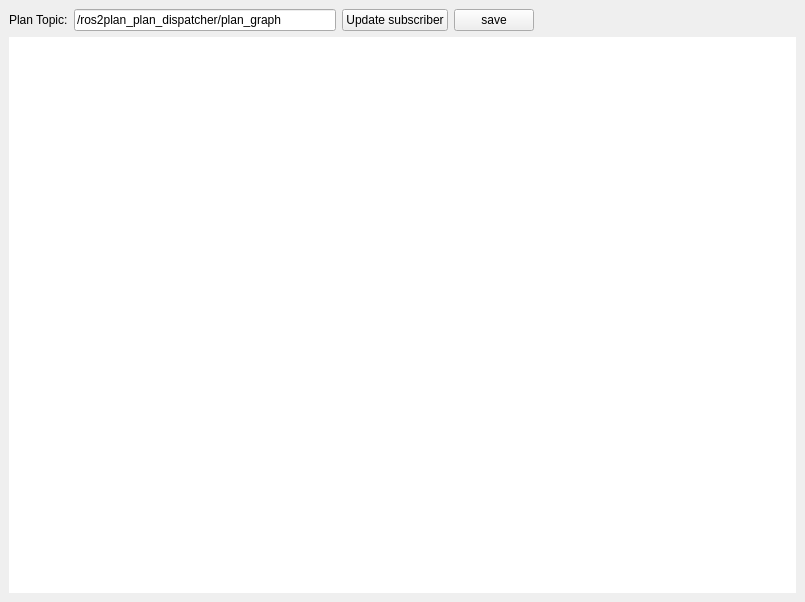
<?xml version="1.0" encoding="UTF-8"?>
<ui version="4.0">
 <class>ROS2PlanEsterelPlanViewer</class>
 <widget class="QWidget" name="ROS2PlanEsterelPlanViewer">
  <property name="geometry">
   <rect>
    <x>0</x>
    <y>0</y>
    <width>805</width>
    <height>602</height>
   </rect>
  </property>
  <property name="sizePolicy">
   <sizepolicy hsizetype="Expanding" vsizetype="Expanding">
    <horstretch>0</horstretch>
    <verstretch>0</verstretch>
   </sizepolicy>
  </property>
  <property name="windowTitle">
   <string>ROS2Plan plan graph viewer</string>
  </property>
  <layout class="QVBoxLayout" name="verticalLayout">
   <property name="spacing">
    <number>6</number>
   </property>
   <property name="leftMargin">
    <number>9</number>
   </property>
   <property name="topMargin">
    <number>9</number>
   </property>
   <property name="rightMargin">
    <number>9</number>
   </property>
   <property name="bottomMargin">
    <number>9</number>
   </property>
   <item>
    <layout class="QHBoxLayout" name="horizontalLayout_2">
     <item>
      <widget class="QLabel" name="label">
       <property name="text">
        <string>Plan Topic:</string>
       </property>
      </widget>
     </item>
     <item>
      <widget class="QLineEdit" name="topicText">
       <property name="enabled">
        <bool>true</bool>
       </property>
       <property name="autoFillBackground">
        <bool>false</bool>
       </property>
       <property name="text">
        <string>/ros2plan_plan_dispatcher/plan_graph</string>
       </property>
       <property name="frame">
        <bool>true</bool>
       </property>
       <property name="readOnly">
        <bool>false</bool>
       </property>
      </widget>
     </item>
     <item>
      <widget class="QPushButton" name="refreshButton">
       <property name="layoutDirection">
        <enum>Qt::LeftToRight</enum>
       </property>
       <property name="text">
        <string>Update subscriber</string>
       </property>
      </widget>
     </item>
     <item>
      <widget class="QPushButton" name="saveButton">
       <property name="text">
        <string>save</string>
       </property>
      </widget>
     </item>
     <item>
      <spacer name="horizontalSpacer_2">
       <property name="orientation">
        <enum>Qt::Horizontal</enum>
       </property>
       <property name="sizeType">
        <enum>QSizePolicy::Expanding</enum>
       </property>
       <property name="sizeHint" stdset="0">
        <size>
         <width>100</width>
         <height>20</height>
        </size>
       </property>
      </spacer>
     </item>
    </layout>
   </item>
   <item>
    <widget class="DotWidget" name="xdot_widget" native="true">
     <property name="sizePolicy">
      <sizepolicy hsizetype="Expanding" vsizetype="Expanding">
       <horstretch>0</horstretch>
       <verstretch>0</verstretch>
      </sizepolicy>
     </property>
     <property name="minimumSize">
      <size>
       <width>100</width>
       <height>100</height>
      </size>
     </property>
     <property name="palette">
      <palette>
       <active>
        <colorrole role="WindowText">
         <brush brushstyle="SolidPattern">
          <color alpha="255">
           <red>0</red>
           <green>0</green>
           <blue>0</blue>
          </color>
         </brush>
        </colorrole>
        <colorrole role="Button">
         <brush brushstyle="SolidPattern">
          <color alpha="255">
           <red>255</red>
           <green>255</green>
           <blue>255</blue>
          </color>
         </brush>
        </colorrole>
        <colorrole role="Light">
         <brush brushstyle="SolidPattern">
          <color alpha="255">
           <red>255</red>
           <green>255</green>
           <blue>255</blue>
          </color>
         </brush>
        </colorrole>
        <colorrole role="Midlight">
         <brush brushstyle="SolidPattern">
          <color alpha="255">
           <red>255</red>
           <green>255</green>
           <blue>255</blue>
          </color>
         </brush>
        </colorrole>
        <colorrole role="Dark">
         <brush brushstyle="SolidPattern">
          <color alpha="255">
           <red>127</red>
           <green>127</green>
           <blue>127</blue>
          </color>
         </brush>
        </colorrole>
        <colorrole role="Mid">
         <brush brushstyle="SolidPattern">
          <color alpha="255">
           <red>170</red>
           <green>170</green>
           <blue>170</blue>
          </color>
         </brush>
        </colorrole>
        <colorrole role="Text">
         <brush brushstyle="SolidPattern">
          <color alpha="255">
           <red>0</red>
           <green>0</green>
           <blue>0</blue>
          </color>
         </brush>
        </colorrole>
        <colorrole role="BrightText">
         <brush brushstyle="SolidPattern">
          <color alpha="255">
           <red>255</red>
           <green>255</green>
           <blue>255</blue>
          </color>
         </brush>
        </colorrole>
        <colorrole role="ButtonText">
         <brush brushstyle="SolidPattern">
          <color alpha="255">
           <red>0</red>
           <green>0</green>
           <blue>0</blue>
          </color>
         </brush>
        </colorrole>
        <colorrole role="Base">
         <brush brushstyle="SolidPattern">
          <color alpha="255">
           <red>255</red>
           <green>255</green>
           <blue>255</blue>
          </color>
         </brush>
        </colorrole>
        <colorrole role="Window">
         <brush brushstyle="SolidPattern">
          <color alpha="255">
           <red>255</red>
           <green>255</green>
           <blue>255</blue>
          </color>
         </brush>
        </colorrole>
        <colorrole role="Shadow">
         <brush brushstyle="SolidPattern">
          <color alpha="255">
           <red>0</red>
           <green>0</green>
           <blue>0</blue>
          </color>
         </brush>
        </colorrole>
        <colorrole role="AlternateBase">
         <brush brushstyle="SolidPattern">
          <color alpha="255">
           <red>255</red>
           <green>255</green>
           <blue>255</blue>
          </color>
         </brush>
        </colorrole>
        <colorrole role="ToolTipBase">
         <brush brushstyle="SolidPattern">
          <color alpha="255">
           <red>255</red>
           <green>255</green>
           <blue>220</blue>
          </color>
         </brush>
        </colorrole>
        <colorrole role="ToolTipText">
         <brush brushstyle="SolidPattern">
          <color alpha="255">
           <red>0</red>
           <green>0</green>
           <blue>0</blue>
          </color>
         </brush>
        </colorrole>
       </active>
       <inactive>
        <colorrole role="WindowText">
         <brush brushstyle="SolidPattern">
          <color alpha="255">
           <red>0</red>
           <green>0</green>
           <blue>0</blue>
          </color>
         </brush>
        </colorrole>
        <colorrole role="Button">
         <brush brushstyle="SolidPattern">
          <color alpha="255">
           <red>255</red>
           <green>255</green>
           <blue>255</blue>
          </color>
         </brush>
        </colorrole>
        <colorrole role="Light">
         <brush brushstyle="SolidPattern">
          <color alpha="255">
           <red>255</red>
           <green>255</green>
           <blue>255</blue>
          </color>
         </brush>
        </colorrole>
        <colorrole role="Midlight">
         <brush brushstyle="SolidPattern">
          <color alpha="255">
           <red>255</red>
           <green>255</green>
           <blue>255</blue>
          </color>
         </brush>
        </colorrole>
        <colorrole role="Dark">
         <brush brushstyle="SolidPattern">
          <color alpha="255">
           <red>127</red>
           <green>127</green>
           <blue>127</blue>
          </color>
         </brush>
        </colorrole>
        <colorrole role="Mid">
         <brush brushstyle="SolidPattern">
          <color alpha="255">
           <red>170</red>
           <green>170</green>
           <blue>170</blue>
          </color>
         </brush>
        </colorrole>
        <colorrole role="Text">
         <brush brushstyle="SolidPattern">
          <color alpha="255">
           <red>0</red>
           <green>0</green>
           <blue>0</blue>
          </color>
         </brush>
        </colorrole>
        <colorrole role="BrightText">
         <brush brushstyle="SolidPattern">
          <color alpha="255">
           <red>255</red>
           <green>255</green>
           <blue>255</blue>
          </color>
         </brush>
        </colorrole>
        <colorrole role="ButtonText">
         <brush brushstyle="SolidPattern">
          <color alpha="255">
           <red>0</red>
           <green>0</green>
           <blue>0</blue>
          </color>
         </brush>
        </colorrole>
        <colorrole role="Base">
         <brush brushstyle="SolidPattern">
          <color alpha="255">
           <red>255</red>
           <green>255</green>
           <blue>255</blue>
          </color>
         </brush>
        </colorrole>
        <colorrole role="Window">
         <brush brushstyle="SolidPattern">
          <color alpha="255">
           <red>255</red>
           <green>255</green>
           <blue>255</blue>
          </color>
         </brush>
        </colorrole>
        <colorrole role="Shadow">
         <brush brushstyle="SolidPattern">
          <color alpha="255">
           <red>0</red>
           <green>0</green>
           <blue>0</blue>
          </color>
         </brush>
        </colorrole>
        <colorrole role="AlternateBase">
         <brush brushstyle="SolidPattern">
          <color alpha="255">
           <red>255</red>
           <green>255</green>
           <blue>255</blue>
          </color>
         </brush>
        </colorrole>
        <colorrole role="ToolTipBase">
         <brush brushstyle="SolidPattern">
          <color alpha="255">
           <red>255</red>
           <green>255</green>
           <blue>220</blue>
          </color>
         </brush>
        </colorrole>
        <colorrole role="ToolTipText">
         <brush brushstyle="SolidPattern">
          <color alpha="255">
           <red>0</red>
           <green>0</green>
           <blue>0</blue>
          </color>
         </brush>
        </colorrole>
       </inactive>
       <disabled>
        <colorrole role="WindowText">
         <brush brushstyle="SolidPattern">
          <color alpha="255">
           <red>127</red>
           <green>127</green>
           <blue>127</blue>
          </color>
         </brush>
        </colorrole>
        <colorrole role="Button">
         <brush brushstyle="SolidPattern">
          <color alpha="255">
           <red>255</red>
           <green>255</green>
           <blue>255</blue>
          </color>
         </brush>
        </colorrole>
        <colorrole role="Light">
         <brush brushstyle="SolidPattern">
          <color alpha="255">
           <red>255</red>
           <green>255</green>
           <blue>255</blue>
          </color>
         </brush>
        </colorrole>
        <colorrole role="Midlight">
         <brush brushstyle="SolidPattern">
          <color alpha="255">
           <red>255</red>
           <green>255</green>
           <blue>255</blue>
          </color>
         </brush>
        </colorrole>
        <colorrole role="Dark">
         <brush brushstyle="SolidPattern">
          <color alpha="255">
           <red>127</red>
           <green>127</green>
           <blue>127</blue>
          </color>
         </brush>
        </colorrole>
        <colorrole role="Mid">
         <brush brushstyle="SolidPattern">
          <color alpha="255">
           <red>170</red>
           <green>170</green>
           <blue>170</blue>
          </color>
         </brush>
        </colorrole>
        <colorrole role="Text">
         <brush brushstyle="SolidPattern">
          <color alpha="255">
           <red>127</red>
           <green>127</green>
           <blue>127</blue>
          </color>
         </brush>
        </colorrole>
        <colorrole role="BrightText">
         <brush brushstyle="SolidPattern">
          <color alpha="255">
           <red>255</red>
           <green>255</green>
           <blue>255</blue>
          </color>
         </brush>
        </colorrole>
        <colorrole role="ButtonText">
         <brush brushstyle="SolidPattern">
          <color alpha="255">
           <red>127</red>
           <green>127</green>
           <blue>127</blue>
          </color>
         </brush>
        </colorrole>
        <colorrole role="Base">
         <brush brushstyle="SolidPattern">
          <color alpha="255">
           <red>255</red>
           <green>255</green>
           <blue>255</blue>
          </color>
         </brush>
        </colorrole>
        <colorrole role="Window">
         <brush brushstyle="SolidPattern">
          <color alpha="255">
           <red>255</red>
           <green>255</green>
           <blue>255</blue>
          </color>
         </brush>
        </colorrole>
        <colorrole role="Shadow">
         <brush brushstyle="SolidPattern">
          <color alpha="255">
           <red>0</red>
           <green>0</green>
           <blue>0</blue>
          </color>
         </brush>
        </colorrole>
        <colorrole role="AlternateBase">
         <brush brushstyle="SolidPattern">
          <color alpha="255">
           <red>255</red>
           <green>255</green>
           <blue>255</blue>
          </color>
         </brush>
        </colorrole>
        <colorrole role="ToolTipBase">
         <brush brushstyle="SolidPattern">
          <color alpha="255">
           <red>255</red>
           <green>255</green>
           <blue>220</blue>
          </color>
         </brush>
        </colorrole>
        <colorrole role="ToolTipText">
         <brush brushstyle="SolidPattern">
          <color alpha="255">
           <red>0</red>
           <green>0</green>
           <blue>0</blue>
          </color>
         </brush>
        </colorrole>
       </disabled>
      </palette>
     </property>
     <property name="cursor">
      <cursorShape>PointingHandCursor</cursorShape>
     </property>
     <property name="mouseTracking">
      <bool>true</bool>
     </property>
     <property name="focusPolicy">
      <enum>Qt::NoFocus</enum>
     </property>
     <property name="contextMenuPolicy">
      <enum>Qt::ActionsContextMenu</enum>
     </property>
     <property name="autoFillBackground">
      <bool>true</bool>
     </property>
     <property name="styleSheet">
      <string notr="true"/>
     </property>
    </widget>
   </item>
  </layout>
 </widget>
 <customwidgets>
  <customwidget>
   <class>DotWidget</class>
   <extends>QWidget</extends>
   <header>ros2plan_rqt.xdot_qt</header>
  </customwidget>
 </customwidgets>
 <resources/>
 <connections/>
</ui>
